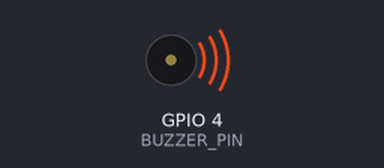
Simulated run of this program. Board: Raspberry Pi (BCM pin numbers). On the bench: buzzer (waves = sounding). At 14.0 s the program stops and its outputs stay as they are.

Above: at 0.1 s.
At 14.1 s:
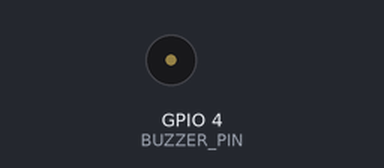
Timing chart, 0 to 15.5 s (numbered marks = the images above):
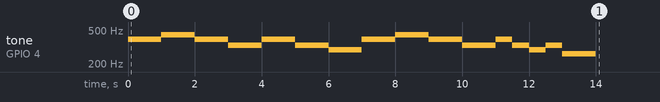

Measured:
- by itself, tone on GPIO 4 (BUZZER_PIN): plays 392 Hz for 1.0 s, 440 Hz for 1.0 s, 392 Hz for 1.0 s, 330 Hz for 1.0 s, 392 Hz for 1.0 s, 330 Hz for 1.0 s … (16 notes in this stretch)

The program:

piezo_buzzer_task.py
```python
import RPi.GPIO as GPIO
import time

BUZZER_PIN = 4
GPIO.setmode(GPIO.BCM)
GPIO.setup(BUZZER_PIN, GPIO.OUT)

pwm = GPIO.PWM(BUZZER_PIN, 262)
pwm.start(10)

melody = [262, 294, 330, 349, 392, 440, 494, 523]
note=[4,4,5,5,4,4,2,-1,4,4,2,2,1,-1,4,4,5,5,4,4,2,-1,4,2,1,2,0,-1]

try:
    for i in note:
        if i!=-1:
            pwm.ChangeFrequency(melody[i])
            time.sleep(0.5)
        if i==-1:
            time.sleep(0.5)

finally:
    pwm.stop()
    GPIO.cleanup()
```
